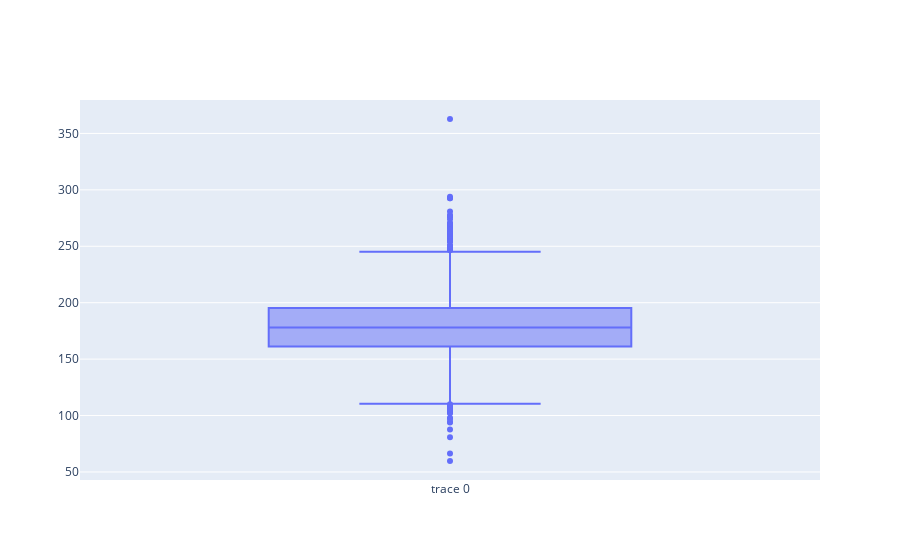

Here is the notebook cell this chart was saved with:
### Code cell
import plotly.graph_objects as go
fig = go.Figure()
fig.add_trace(go.Box(y = processed_data["target_deathrate"]))
fig.show()

### Figure 1 — Plotly figure (JSON) as saved in the notebook; plotly's stock layout.template omitted (floating-point values rounded to 4 significant figures; data arrays with more than 128 entries replaced by an {"elided": "..."} marker saying what was removed)
{"data": [{"type": "box", "y": {"elided": "3047 float values"}}], "layout": {}}
